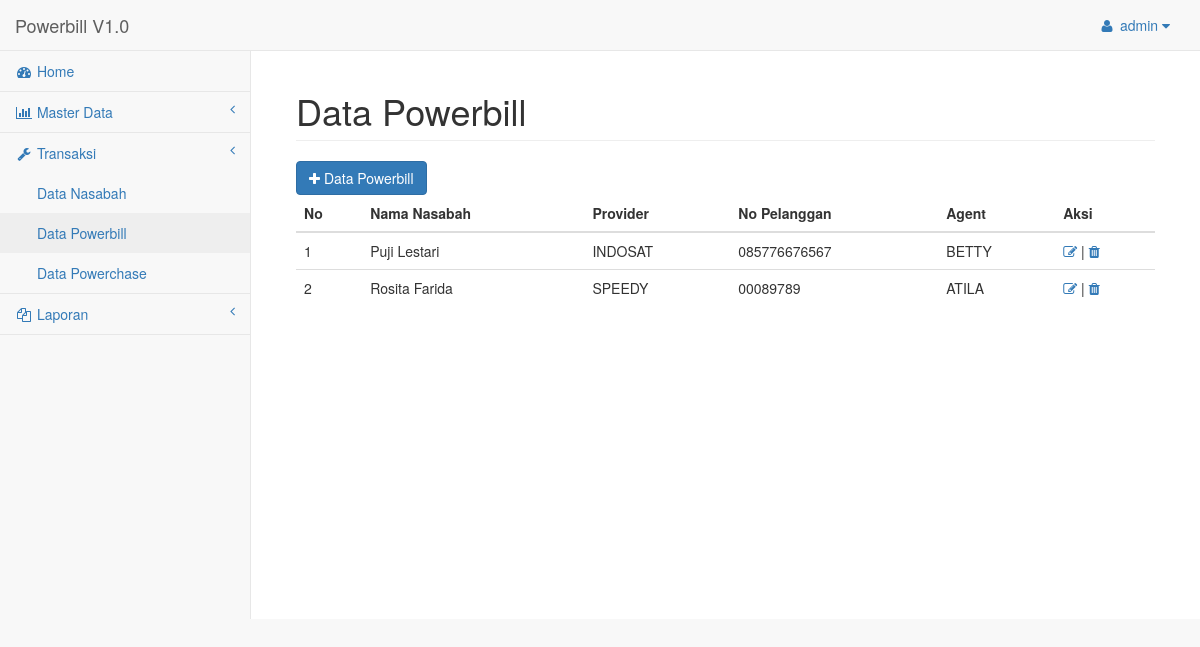
Page /admin.php?mod=data-powerbill (signed in) on the committed database.
### tables this page shows
CREATE TABLE `trxpowerbill` (
  `IdTrx` int(10) NOT NULL AUTO_INCREMENT,
  `IdNasabah` int(10) DEFAULT NULL,
  `IdProv` int(10) DEFAULT NULL,
  `NoPelanggan` varchar(100) DEFAULT NULL,
  `IdAgent` int(10) DEFAULT NULL,
  `TglTrx` date DEFAULT NULL,
  PRIMARY KEY (`IdTrx`)
);

CREATE TABLE `nasabah` (
  `IdNasabah` int(10) NOT NULL AUTO_INCREMENT,
  `NoKartuCc` int(16) DEFAULT NULL,
  `Nama` varchar(100) DEFAULT NULL,
  `Ktp` varchar(40) DEFAULT NULL,
  `TmptLahir` varchar(100) DEFAULT NULL,
  `TglLahir` date DEFAULT NULL,
  `IbuKandung` varchar(100) DEFAULT NULL,
  `Alamat` text,
  `Telpon` varchar(15) DEFAULT NULL,
  `Email` varchar(200) DEFAULT NULL,
  PRIMARY KEY (`IdNasabah`)
);

CREATE TABLE `provider` (
  `IdProv` int(11) NOT NULL AUTO_INCREMENT,
  `KdProv` varchar(5) DEFAULT NULL,
  `JenisProvider` varchar(10) DEFAULT NULL,
  `NamaProvider` varchar(50) DEFAULT NULL,
  PRIMARY KEY (`IdProv`)
);

CREATE TABLE `agent` (
  `IdAgent` int(5) NOT NULL AUTO_INCREMENT,
  `KdAgent` varchar(5) DEFAULT NULL,
  `Agent` varchar(15) DEFAULT NULL,
  `NamaAsli` varchar(50) DEFAULT NULL,
  PRIMARY KEY (`IdAgent`)
);

### mod/data-powerbill.php (the view, shortened to what this page needs)
<div class="row">
    <div class="col-lg-12">
        <h1 class="page-header">Data Powerbill</h1>
    </div>
</div>
<div class="row">
	<div class="col-lg-12">
	<a class="btn btn-primary" href="admin.php?mod=data-powerbill-add"><span class='fa fa-plus'></span> Data Powerbill</a>
		<table class="table table-resnponsive">
			<thead>
				<tr>
					<th>No</th>
					<th>Nama Nasabah</th>
					<th>Provider</th>
					<th>No Pelanggan</th>
					<th>Agent</th>
					<th>Aksi</th>
				</tr>
			</thead>
			<tbody>
				<?php
					$sql = "SELECT
							a.IdTrx,
							b.Nama,
							c.NamaProvider,
							a.NoPelanggan,
							d.Agent
							FROM
							trxpowerbill AS a
							INNER JOIN nasabah AS b ON a.IdNasabah = b.IdNasabah AND b.IdNasabah = a.IdNasabah
							INNER JOIN provider AS c ON c.IdProv = a.IdProv
							INNER JOIN agent AS d ON d.IdAgent = a.IdAgent
							";
					$qry = mysql_query($sql);
					$rows = mysql_num_rows($qry);
					$no = 1;
					if($rows !=0){
					while($data=mysql_fetch_array($qry)){
				?>
				<tr>
					<td><?=$no;?></td>
					<td><?=$data['Nama'];?></td>
					<td><?=$data['NamaProvider'];?></td>
					<td><?=$data['NoPelanggan'];?></td>
					<td><?=$data['Agent'];?></td>
					<td><a href="admin.php?mod=data-powerbill-update&id=<?=$data['IdTrx']?>"><i class="fa fa-edit"></i></a> | <a href="admin.php?mod=data-powerbill-proccess&act=del&id=<?=$data['IdTrx']?>" onclick="javascript: return confirm('Anda yakin hapus ?')"><i class="fa fa-trash"></i></a></td>
				</tr>
				<?php
				$no++;
					}
				}else{
					?>
					<tr>
						<td colspan="4" style="text-align:center;">Data Kosong</td>
					</tr>
					<?php
				}
				?>
			</tbody>
		</table>
	</div>
</div>

### assets/css/sb-admin-2.css (style rules this page uses)
body { background-color: #f8f8f8; }

### rows in the picture
trxpowerbill: IdNasabah.Nama "Puji Lestari", IdProv.NamaProvider "INDOSAT", NoPelanggan "085776676567", IdAgent.Agent "BETTY"
trxpowerbill: IdNasabah.Nama "Rosita Farida", IdProv.NamaProvider "SPEEDY", NoPelanggan "00089789", IdAgent.Agent "ATILA"

### other values in the picture
$_SESSION['uname'] "admin"
